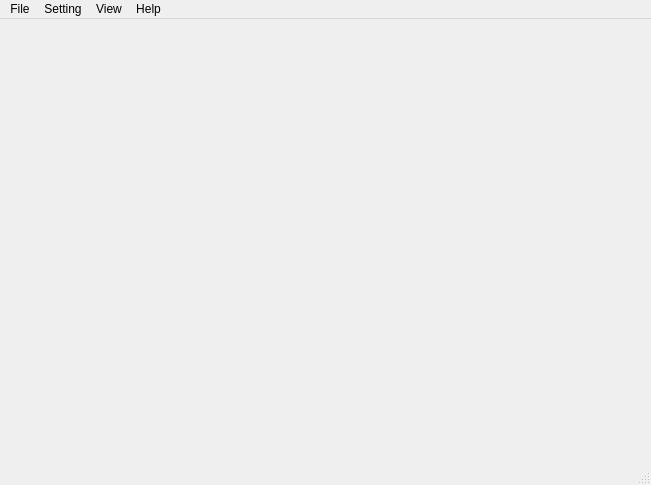
<?xml version="1.0" encoding="UTF-8"?>
<ui version="4.0">
 <class>MainWindow</class>
 <widget class="QMainWindow" name="MainWindow">
  <property name="geometry">
   <rect>
    <x>0</x>
    <y>0</y>
    <width>651</width>
    <height>485</height>
   </rect>
  </property>
  <property name="windowTitle">
   <string>MainWindow</string>
  </property>
  <widget class="QWidget" name="centralwidget"/>
  <widget class="QMenuBar" name="menubar">
   <property name="geometry">
    <rect>
     <x>0</x>
     <y>0</y>
     <width>651</width>
     <height>19</height>
    </rect>
   </property>
   <widget class="QMenu" name="menuFile">
    <property name="title">
     <string>File</string>
    </property>
    <addaction name="actionNew"/>
    <addaction name="actionOpen"/>
    <addaction name="actionSave"/>
    <addaction name="actionSave_as"/>
   </widget>
   <widget class="QMenu" name="menuSetting">
    <property name="title">
     <string>Setting</string>
    </property>
    <addaction name="actionWifi_Settings"/>
    <addaction name="actionData"/>
   </widget>
   <widget class="QMenu" name="menuView">
    <property name="title">
     <string>View</string>
    </property>
   </widget>
   <widget class="QMenu" name="menuHelp">
    <property name="title">
     <string>Help</string>
    </property>
   </widget>
   <addaction name="menuFile"/>
   <addaction name="menuSetting"/>
   <addaction name="menuView"/>
   <addaction name="menuHelp"/>
  </widget>
  <widget class="QStatusBar" name="statusbar"/>
  <action name="actionNew">
   <property name="icon">
    <iconset resource="../Resources/image.qrc">
     <normaloff>:/new/prefix1/Images/newFile.png</normaloff>:/new/prefix1/Images/newFile.png</iconset>
   </property>
   <property name="text">
    <string>New ...</string>
   </property>
  </action>
  <action name="actionOpen">
   <property name="icon">
    <iconset resource="../Resources/image.qrc">
     <normaloff>:/new/prefix1/Images/openFileIcon.png</normaloff>:/new/prefix1/Images/openFileIcon.png</iconset>
   </property>
   <property name="text">
    <string>Open</string>
   </property>
  </action>
  <action name="actionSave">
   <property name="icon">
    <iconset resource="../Resources/image.qrc">
     <normaloff>:/new/prefix1/Images/saveIcon.png</normaloff>:/new/prefix1/Images/saveIcon.png</iconset>
   </property>
   <property name="text">
    <string>Save</string>
   </property>
  </action>
  <action name="actionSave_as">
   <property name="icon">
    <iconset resource="../Resources/image.qrc">
     <normaloff>:/new/prefix1/Images/saveIcon.png</normaloff>:/new/prefix1/Images/saveIcon.png</iconset>
   </property>
   <property name="text">
    <string>Save as</string>
   </property>
  </action>
  <action name="actionWifi_Settings">
   <property name="icon">
    <iconset resource="../Resources/image.qrc">
     <normaloff>:/new/prefix1/Images/settingIcon.png</normaloff>:/new/prefix1/Images/settingIcon.png</iconset>
   </property>
   <property name="text">
    <string>Wifi Settings</string>
   </property>
  </action>
  <action name="actionData">
   <property name="icon">
    <iconset resource="../Resources/image.qrc">
     <normaloff>:/new/prefix1/Images/oneZeroIcon.png</normaloff>:/new/prefix1/Images/oneZeroIcon.png</iconset>
   </property>
   <property name="text">
    <string>Data</string>
   </property>
  </action>
 </widget>
 <resources>
  <include location="../Resources/image.qrc"/>
 </resources>
 <connections/>
</ui>
